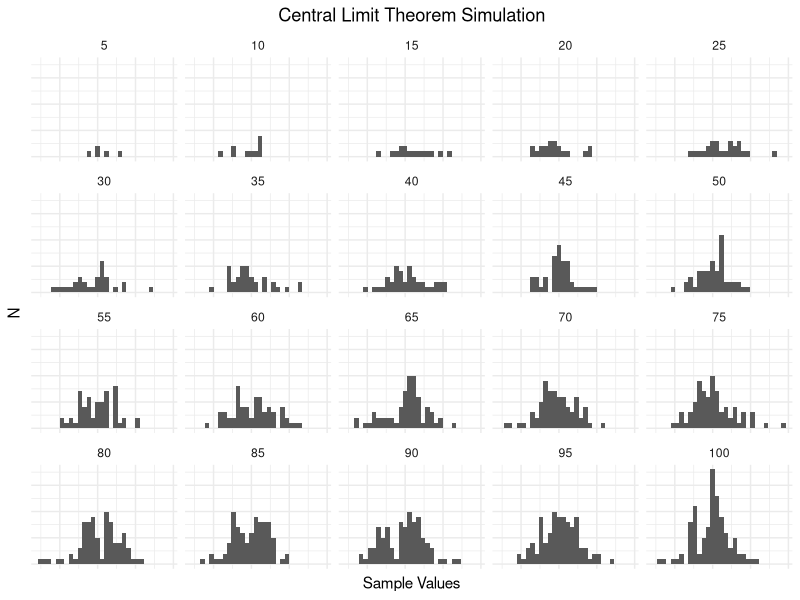
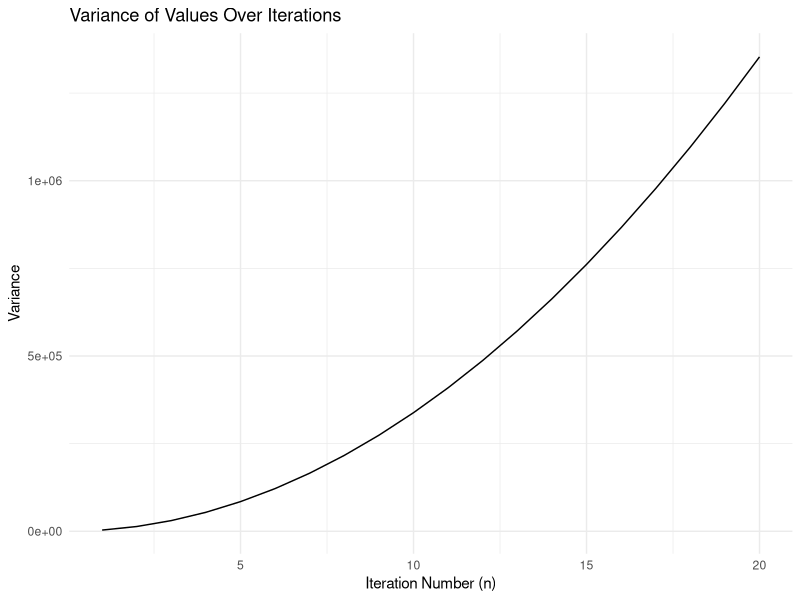
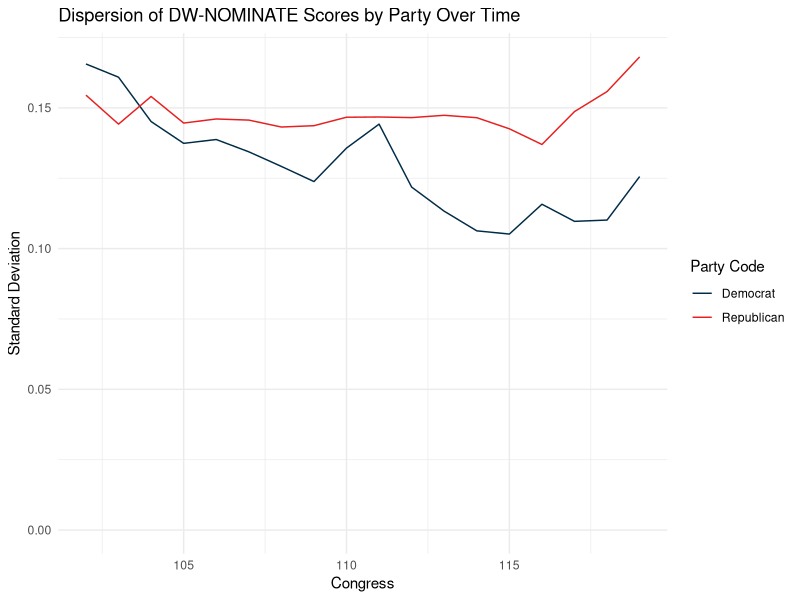
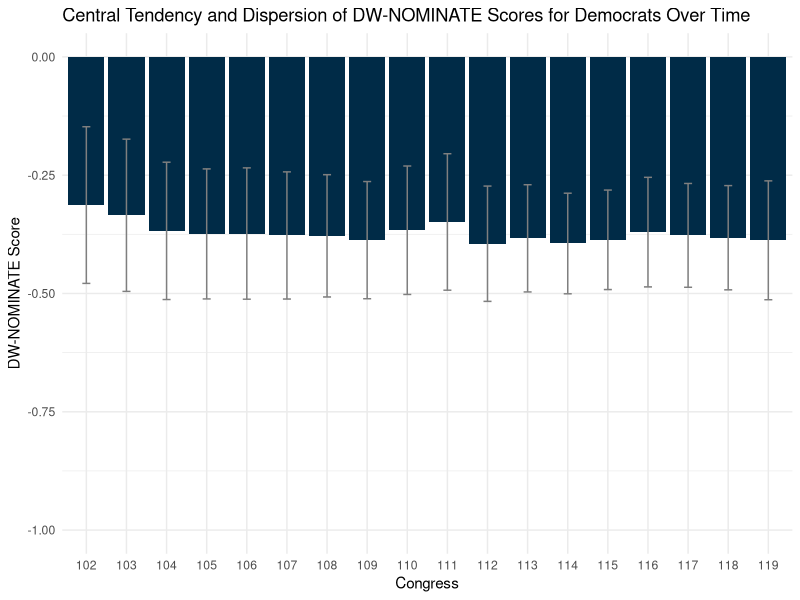

Write R code to recreate these figures, in order.
# File name: Week2_Synch_Session.R
# Description: This script contains code for the Week 2 synchronous session with a focus on the normal distribution and z-scores
# Date created: 2024-09-01
# Author: Nicholas Bell (belln@sas.upenn.edu)

# Load the tidyverse
library(tidyverse)

# In the video lecture, we were told that the best way to evaluate whether we have a normal distribution is to visualize it. Is the distribution centered around the mean? Is it symmetric? Does it have the characteristic bell shape?
# There is another rule of thumb we can use to evaluate whether a distribution is normal: the Central Limit Theorem (CLT).
# The CLT states that the sampling distribution of the sample mean will be approximately normal if the sample size is sufficiently large, regardless of the shape of the population distribution.
# The rule of thumb is that a sample size of 30 or more is sufficient for the CLT to hold. Why?
# One story is that n=30 was a good number for fitting Z-tables (https://math.arizona.edu/~rsims/ma464/standardnormaltable.pdf) on a textbook page, and after n=30 the difference in the tails of the distribution becomes negligible.
# Let's see if we can prove the CLT with a simple simulation.

set.seed(20016)
clt_sim <- tibble::tibble()
for (i in seq(5, 100, 5)) {
  # or 1:30
  clt_sim <- tibble::tibble(
    rep = i,
    samples = rnorm(i, mean = 0, sd = .25)
  ) |>
    bind_rows(clt_sim)
}

ggplot(clt_sim, aes(x = samples)) +
  geom_histogram() +
  facet_wrap(~rep, ncol = 5) +
  labs(
    title = "Central Limit Theorem Simulation",
    x = "Sample Values",
    y = "N"
  ) +
  theme_minimal() +
  theme(
    axis.text = element_blank(),
    axis.ticks = element_blank(),
    plot.title = element_text(hjust = 0.5)
  )

df <- data.frame()
for (i in 1:20) {
  # i is going to represent the magnitude of the deviation from the mean
  vals <- c()
  for (j in 1:100) {
    # j is going to represent the length of the vector
    start <- ifelse(length(vals) > 0, max(vals), 0) # Start at 0 for the first iteration, otherwise start at the max value of the previous iteration
    vals <- c(vals, start + i, -(start + i))
  }
  df <- rbind(
    df,
    data.frame(n = i, variance = sum((vals - 0)^2) / length(vals))
  )
}

# Now let's visualize the variance of these values as we increase the magnitude of the deviation from the mean.
ggplot(df, aes(x = n, y = variance)) +
  geom_line() +
  labs(
    title = "Variance of Values Over Iterations",
    x = "Iteration Number (n)",
    y = "Variance"
  ) +
  theme_minimal()

# What do you notice? The variance increases *expontentially* as the magnitude of the deviation from the mean increases. This is because squaring the differences gives more weight to larger deviations.

# Now let's talk about how we might use variance in a political science context.
# For this session, we will be using voteview_house_ideology.csv, which contains DW-NOMINATE scores for members of the U.S. House of Representatives from the 102nd Congress (1991-1992) to the 118th Congress (2023-2024).
df <- read_csv("data/voteview_house_ideology.csv")

# View the data
glimpse(df)

# This data represents a population because it contains all members of the U.S. House of Representatives from the 102nd to the 118th Congress.

# Let's start by calculating the central tendency and dispersion of the DW-NOMINATE scores (nominate_dim1) for all members in the dataset.
# Central Tendency
mean_dim1 <- mean(df$nominate_dim1, na.rm = TRUE)
mean_dim1

# Dispersion
var_dim1 <- sum((df$nominate_dim1 - mean_dim1)^2, na.rm = TRUE) /
  length(df$nominate_dim1)
var_dim1

sd_var1 <- sqrt(var_dim1)
sd_var1

# Coefficient of Variation
sd_var1 / mean_dim1 # This is not a meaningful measure in this context because the mean is close to zero.

# Our research question is whether Democrats and Republicans have become more ideologically homogenous (less dispersed) over time.
# Let's calculate the standard deviation of nominate_dim1 for each party in each Congress.
dispersion_by_party <- df |>
  group_by(congress, party) |>
  mutate(
    mean_dim1 = mean(nominate_dim1, na.rm = TRUE),
    diff_from_mean = nominate_dim1 - mean_dim1,
    squared_diff = diff_from_mean^2
  ) |>
  summarize(
    mean_dim1 = mean(nominate_dim1, na.rm = TRUE),
    sum_of_squared_diff = sum(squared_diff, na.rm = TRUE),
    variance = sum_of_squared_diff / n(),
    sd = sqrt(variance)
  )

# Now we can visualize the dispersion of DW-NOMINATE scores by party over time.
ggplot(dispersion_by_party) +
  geom_line(aes(x = congress, y = sd, color = factor(party))) +
  scale_color_manual(
    values = c("Democrat" = "#002B47", "Republican" = "#E71F1F")
  ) +
  scale_y_continuous(limits = c(0, NA)) +
  labs(
    title = "Dispersion of DW-NOMINATE Scores by Party Over Time",
    x = "Congress",
    y = "Standard Deviation",
    color = "Party Code"
  ) +
  theme_minimal()

# We might want to represent both the central tendency and dispersion of DW-NOMINATE scores in a single plot. Let's just focus on the Democratic party for now.
# To do this, we can use a geom layer called geom_errorbar.
dispersion_by_party |>
  filter(party == "Democrat") |>
  ggplot() +
  geom_col(aes(x = factor(congress), y = mean_dim1), fill = "#002B47") +
  geom_errorbar(
    aes(x = factor(congress), ymin = mean_dim1 - sd, ymax = mean_dim1 + sd),
    color = "gray50",
    width = 0.2
  ) +
  scale_y_continuous(limits = c(-1, NA)) +
  labs(
    title = "Central Tendency and Dispersion of DW-NOMINATE Scores for Democrats Over Time",
    x = "Congress",
    y = "DW-NOMINATE Score"
  ) +
  theme_minimal()
